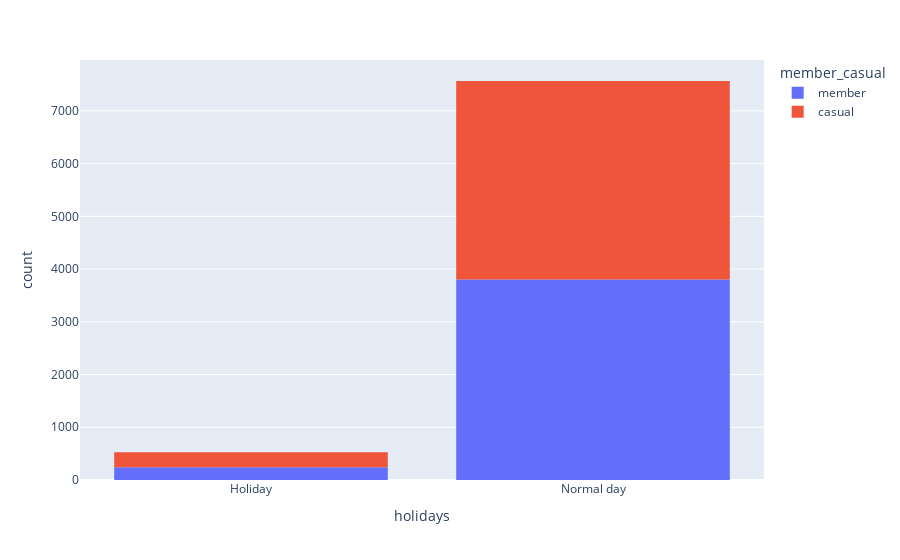

This figure's notebook cell:
### Markdown cell above
**2) Do casual bikers ride more on holidays?**

### Code cell
#fig = px.bar(df_smote_final, x='holidays', color='member_casual')
fig = px.histogram(df_smote_final, x="holidays", color="member_casual")
fig.show()

### Figure 1 — Plotly figure (JSON) as saved in the notebook; plotly's stock layout.template omitted (floating-point values rounded to 4 significant figures; data arrays with more than 128 entries replaced by an {"elided": "..."} marker saying what was removed)
{"data": [{"alignmentgroup": "True", "bingroup": "x", "hovertemplate": "member_casual=member<br>holidays=%{x}<br>count=%{y}<extra></extra>", "legendgroup": "member", "marker": {"color": "#636efa", "pattern": {"shape": ""}}, "name": "member", "offsetgroup": "member", "orientation": "v", "showlegend": true, "type": "histogram", "x": {"elided": "4046 str values"}, "xaxis": "x", "yaxis": "y"}, {"alignmentgroup": "True", "bingroup": "x", "hovertemplate": "member_casual=casual<br>holidays=%{x}<br>count=%{y}<extra></extra>", "legendgroup": "casual", "marker": {"color": "#EF553B", "pattern": {"shape": ""}}, "name": "casual", "offsetgroup": "casual", "orientation": "v", "showlegend": true, "type": "histogram", "x": {"elided": "4046 str values"}, "xaxis": "x", "yaxis": "y"}], "layout": {"barmode": "relative", "legend": {"title": {"text": "member_casual"}, "tracegroupgap": 0}, "margin": {"t": 60}, "xaxis": {"anchor": "y", "domain": [0, 1], "title": {"text": "holidays"}}, "yaxis": {"anchor": "x", "domain": [0, 1], "title": {"text": "count"}}}}
